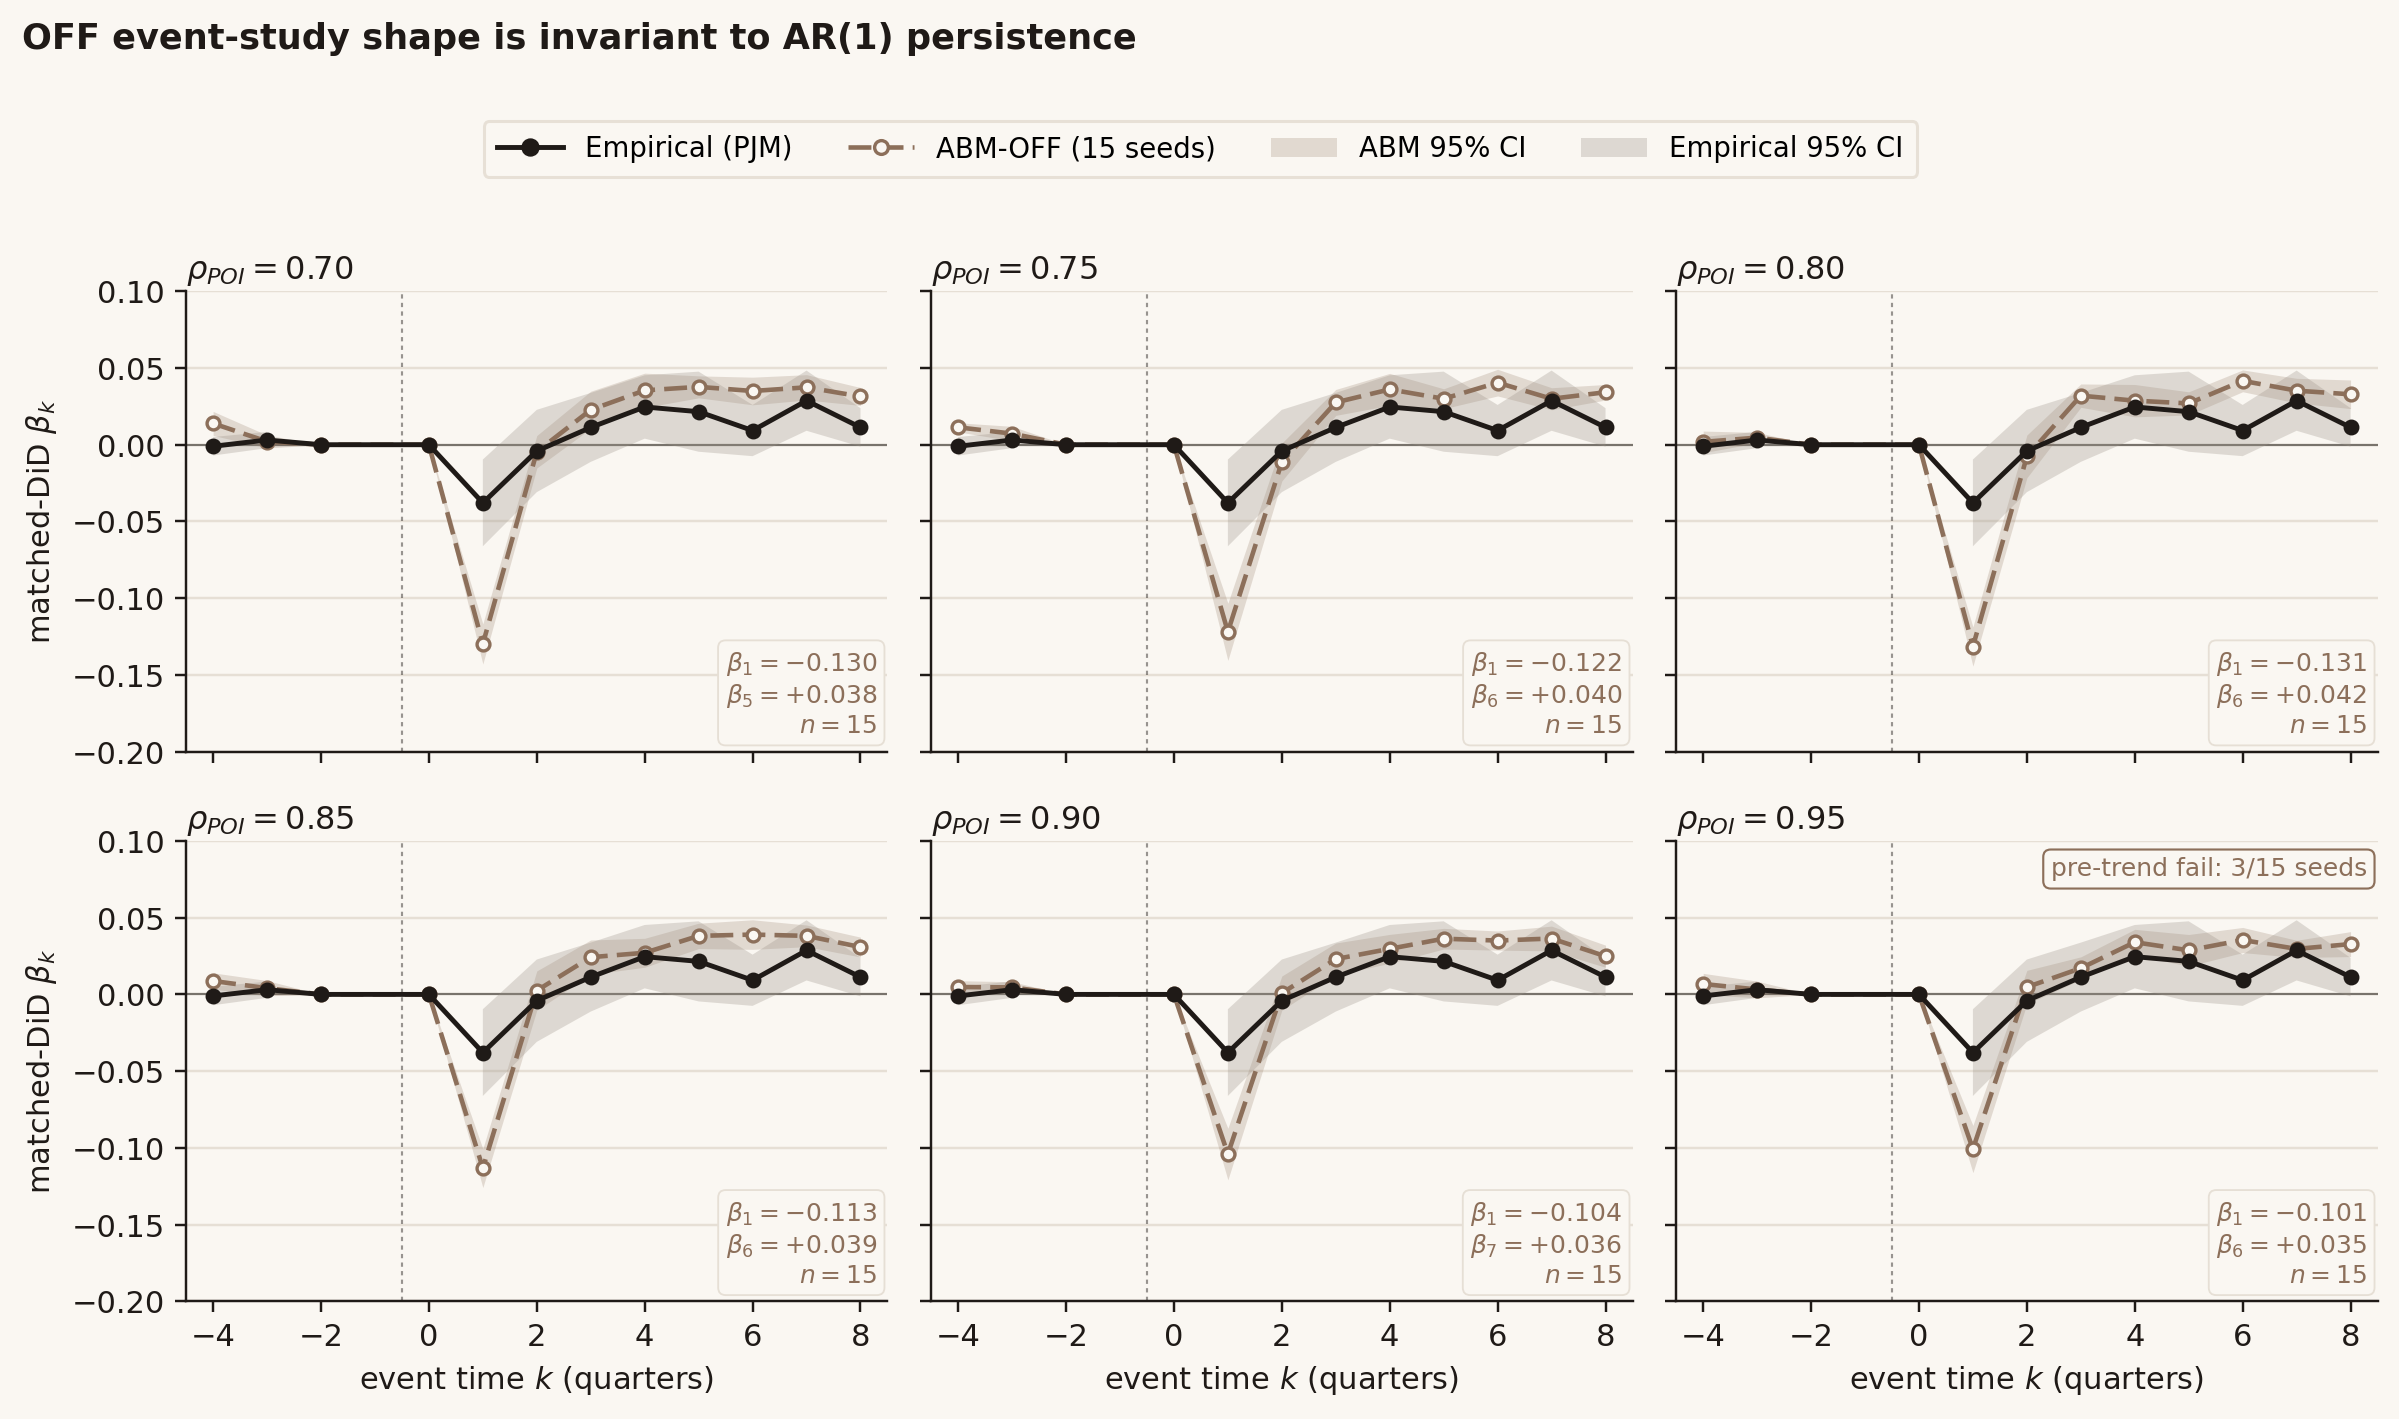

Generate this figure with Python:
"""Figure 2: ρ-sweep small-multiples — OFF matched-DiD event-study at six AR(1)
persistence levels, with the empirical curve overlaid on each panel.

Visual proof that the OFF-reproduces-empirical-shape result is invariant to
the calibration of `rho_poi`. Six panels (2×3), shared x and y axes.

Reads:
  contagion/output/matched_did/tables/event_study_coefficients.csv
  ABM/full_abm/output/rho_sweep_off_seeds.csv

Writes:
  paper_figures/fig2_rho_sweep.{pdf,png}
"""
from __future__ import annotations
import os
import numpy as np
import pandas as pd
import matplotlib.pyplot as plt
from matplotlib.lines import Line2D
from matplotlib.patches import Patch

ROOT = os.path.dirname(os.path.dirname(os.path.abspath(__file__)))
EMP_CSV = os.path.join(ROOT, "contagion/output/matched_did/tables/event_study_coefficients.csv")
RHO_CSV = os.path.join(ROOT, "ABM/full_abm/output/rho_sweep_off_seeds.csv")
OUT_PDF = os.path.join(ROOT, "paper_figures/fig2_rho_sweep.pdf")
OUT_PNG = os.path.join(ROOT, "paper_figures/fig2_rho_sweep.png")

# Palette — matches fig1.
CREAM   = "#FAF7F2"
INK     = "#1F1A17"
GRID    = "#E6DFD5"
BROWN   = "#8C6F5A"   # ABM-OFF
BLACK   = "#1F1A17"
RIB_OFF = "#8C6F5A"
RIB_EMP = "#9C9389"

RHOS = [0.70, 0.75, 0.80, 0.85, 0.90, 0.95]
KS_PLOT = list(range(-4, 9))           # -4..8 inclusive
DROP_K = -1                            # drop mechanical zero from plotting


def load_emp() -> pd.DataFrame:
    emp = pd.read_csv(EMP_CSV).sort_values("event_time").reset_index(drop=True)
    return emp[emp["event_time"] != DROP_K].copy()


def load_rho() -> pd.DataFrame:
    df = pd.read_csv(RHO_CSV)
    return df


def compute_rho_panel(df: pd.DataFrame, rho: float) -> dict:
    sub = df[df["rho"] == rho].copy()
    n = len(sub)
    means, ses, lo, hi = [], [], [], []
    for k in KS_PLOT:
        col = f"k{k}"
        x = sub[col].to_numpy()
        m = np.nanmean(x)
        sd = np.nanstd(x, ddof=1) if n > 1 else 0.0
        se = sd / np.sqrt(n) if n > 1 else 0.0
        means.append(m)
        ses.append(se)
        lo.append(m - 1.96 * se)
        hi.append(m + 1.96 * se)
    pre_trend_fail = int((sub["pre_trend_p"] < 0.05).sum())
    return {
        "rho": rho, "n": n,
        "k": np.array(KS_PLOT),
        "mean": np.array(means),
        "se": np.array(ses),
        "lo": np.array(lo),
        "hi": np.array(hi),
        "pre_trend_fail": pre_trend_fail,
        "pre_trend_p_mean": float(sub["pre_trend_p"].mean()),
    }


def main():
    emp = load_emp()
    rho_df = load_rho()
    panels = [compute_rho_panel(rho_df, r) for r in RHOS]

    emp_k    = emp["event_time"].to_numpy()
    emp_b    = emp["beta"].to_numpy()
    emp_lo   = emp["ci_lower"].to_numpy()
    emp_hi   = emp["ci_upper"].to_numpy()

    plt.rcParams.update({
        "font.family": "DejaVu Sans",
        "font.size": 10,
        "axes.edgecolor": INK,
        "axes.labelcolor": INK,
        "xtick.color": INK,
        "ytick.color": INK,
        "axes.linewidth": 0.8,
        "axes.spines.top": False,
        "axes.spines.right": False,
    })

    fig, axes = plt.subplots(2, 3, figsize=(11.0, 6.0),
                             sharex=True, sharey=True)
    fig.patch.set_facecolor(CREAM)

    for ax, p in zip(axes.flat, panels):
        ax.set_facecolor(CREAM)
        ax.yaxis.grid(True, color=GRID, linewidth=0.8, zorder=0)
        ax.set_axisbelow(True)
        ax.axhline(0.0, color=INK, linewidth=0.7, alpha=0.55, zorder=1)
        ax.axvline(-0.5, color=INK, linewidth=0.7, alpha=0.45,
                   linestyle=(0, (2, 2)), zorder=1)

        # Drop k=-1 mechanical zero from ABM plot too.
        mask = p["k"] != DROP_K
        kk = p["k"][mask]
        mm = p["mean"][mask]
        ll = p["lo"][mask]
        hh = p["hi"][mask]

        # ribbons
        ax.fill_between(kk, ll, hh, color=RIB_OFF, alpha=0.22,
                        linewidth=0, zorder=2)
        ax.fill_between(emp_k, emp_lo, emp_hi, color=RIB_EMP, alpha=0.30,
                        linewidth=0, zorder=3)

        # OFF
        ax.plot(kk, mm, color=BROWN, linewidth=1.5,
                linestyle=(0, (5, 2)), marker="o", markersize=4.2,
                markerfacecolor=CREAM, markeredgecolor=BROWN,
                markeredgewidth=1.1, zorder=4)
        # Empirical
        ax.plot(emp_k, emp_b, color=BLACK, linewidth=1.6,
                linestyle="-", marker="o", markersize=4.2,
                markerfacecolor=BLACK, markeredgecolor=BLACK, zorder=5)

        # title with rho
        ax.set_title(rf"$\rho_{{POI}} = {p['rho']:.2f}$",
                     fontsize=10.5, color=INK, loc="left",
                     pad=4, weight="bold")

        # Per-panel inline summary stats: k1 mean, peak, n seeds
        k1_mean = float(p["mean"][np.where(p["k"] == 1)[0][0]])
        post_mask = (p["k"] >= 4) & (p["k"] <= 8)
        peak_idx = np.argmax(p["mean"][post_mask])
        peak_k = int(p["k"][post_mask][peak_idx])
        peak_b = float(p["mean"][post_mask][peak_idx])
        stat_txt = (rf"$\beta_{{1}}={k1_mean:+.3f}$" "\n"
                    rf"$\beta_{{{peak_k}}}={peak_b:+.3f}$" "\n"
                    rf"$n={p['n']}$")
        ax.text(0.985, 0.030, stat_txt, transform=ax.transAxes,
                fontsize=8.2, color=BROWN, family="DejaVu Sans",
                ha="right", va="bottom",
                bbox=dict(facecolor=CREAM, edgecolor=GRID, linewidth=0.6,
                          boxstyle="round,pad=0.3"))

        # Validity-edge annotation on rho=0.95 panel
        if abs(p["rho"] - 0.95) < 1e-9 and p["pre_trend_fail"] > 0:
            ax.text(0.985, 0.965,
                    f"pre-trend fail: {p['pre_trend_fail']}/{p['n']} seeds",
                    transform=ax.transAxes,
                    fontsize=8.2, color=BROWN, ha="right", va="top",
                    bbox=dict(facecolor=CREAM, edgecolor=BROWN,
                              linewidth=0.7, boxstyle="round,pad=0.3"))

    # Axes labels (shared) — only bottom-row x-labels and left-column y-labels
    for ax in axes[-1, :]:
        ax.set_xlabel("event time $k$ (quarters)",
                      fontsize=10, color=INK)
    for ax in axes[:, 0]:
        ax.set_ylabel(r"matched-DiD $\beta_k$",
                      fontsize=10, color=INK)

    # ticks & limits
    axes[0, 0].set_xticks(np.arange(-4, 9, 2))
    axes[0, 0].set_xlim(-4.5, 8.5)
    axes[0, 0].set_ylim(-0.20, 0.10)
    axes[0, 0].set_yticks(np.arange(-0.20, 0.11, 0.05))

    # Legend on figure level
    legend_handles = [
        Line2D([0], [0], color=BLACK, lw=1.6, marker="o", markersize=5,
               markerfacecolor=BLACK, markeredgecolor=BLACK,
               label="Empirical (PJM)"),
        Line2D([0], [0], color=BROWN, lw=1.5, marker="o", markersize=4.5,
               markerfacecolor=CREAM, markeredgecolor=BROWN,
               markeredgewidth=1.1, linestyle=(0, (5, 2)),
               label="ABM-OFF (15 seeds)"),
        Patch(facecolor=RIB_OFF, alpha=0.22, label="ABM 95% CI"),
        Patch(facecolor=RIB_EMP, alpha=0.30, label="Empirical 95% CI"),
    ]
    fig.legend(handles=legend_handles, loc="upper center",
               bbox_to_anchor=(0.5, 1.005), ncol=4,
               frameon=True, framealpha=0.95,
               edgecolor=GRID, fontsize=9, handlelength=2.4,
               borderpad=0.5).get_frame().set_facecolor(CREAM)

    fig.suptitle(
        "OFF event-study shape is invariant to AR(1) persistence",
        x=0.013, y=1.07, ha="left", fontsize=11.5, color=INK, weight="bold")

    fig.tight_layout(rect=[0, 0, 1, 0.97])
    fig.savefig(OUT_PDF, facecolor=CREAM, bbox_inches="tight")
    fig.savefig(OUT_PNG, facecolor=CREAM, dpi=220, bbox_inches="tight")
    print(f"wrote {OUT_PDF}")
    print(f"wrote {OUT_PNG}")


if __name__ == "__main__":
    main()
